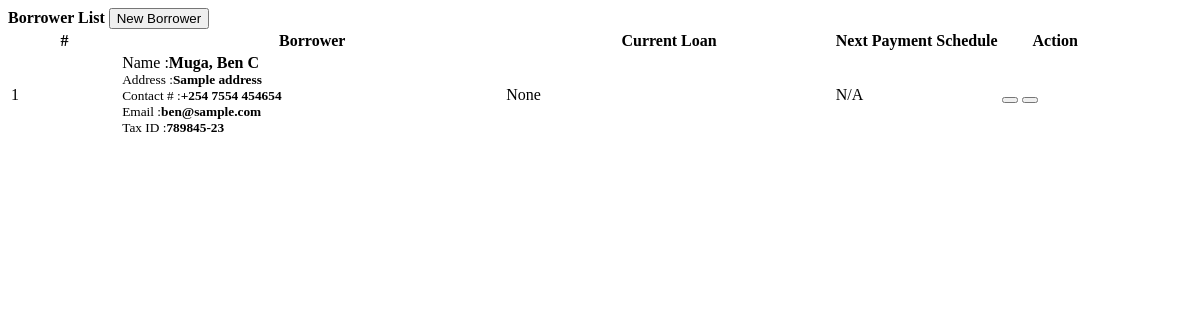
Page /borrowers.php on the earlier database version.
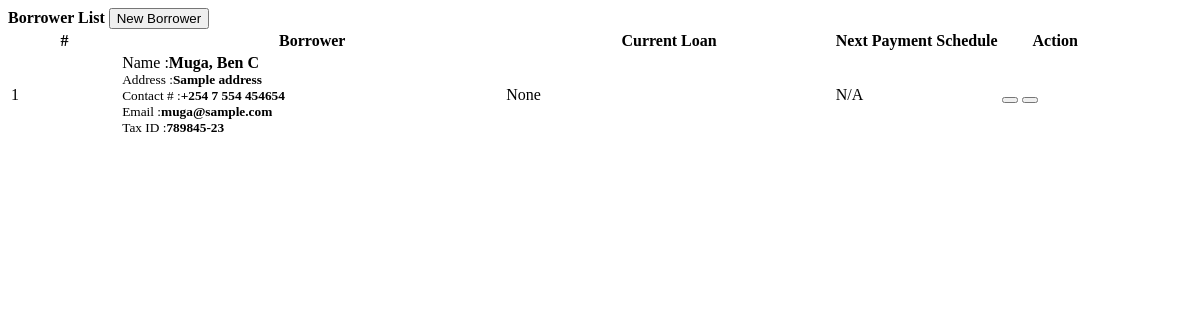
Same page on the later database version.
### tables this page shows
CREATE TABLE `borrowers` (
  `id` int(30) NOT NULL,
  `firstname` varchar(100) NOT NULL,
  `middlename` varchar(100) NOT NULL,
  `lastname` varchar(100) NOT NULL,
  `contact_no` varchar(30) NOT NULL,
  `address` text NOT NULL,
  `email` varchar(50) NOT NULL,
  `tax_id` varchar(50) NOT NULL,
  `date_created` int(11) NOT NULL
);

### borrowers.php (the view, shortened to what this page needs)
<?php include 'db_connect.php' ?>
<div class="container-fluid">
	<div class="col-lg-12">
		<div class="card">
			<div class="card-header">
				<large class="card-title">
					<b>Borrower List</b>
				</large>
				<button class="btn btn-primary btn-block col-md-2 float-right" type="button" id="new_borrower"><i class="fa fa-plus"></i> New Borrower</button>
			</div>
			<div class="card-body">
				<table class="table table-bordered" id="borrower-list">
					<colgroup>
						<col width="10%">
						<col width="35%">
						<col width="30%">
						<col width="15%">
						<col width="10%">
					</colgroup>
					<thead>
						<tr>
							<th class="text-center">#</th>
							<th class="text-center">Borrower</th>
							<th class="text-center">Current Loan</th>
							<th class="text-center">Next Payment Schedule</th>
							<th class="text-center">Action</th>
						</tr>
					</thead>
					<tbody>
						<?php
						$i = 1;
							$qry = $conn->query("SELECT * FROM borrowers order by id desc");
							while($row = $qry->fetch_assoc()):
						 ?>
						 <tr>
						 	<td class="text-center"><?php echo $i++ ?></td>
						 	<td>
						 		<p>Name :<b><?php echo ucwords($row['lastname'].", ".$row['firstname'].' '.$row['middlename']) ?></b></p>
						 		<p><small>Address :<b><?php echo $row['address'] ?></small></b></p>
						 		<p><small>Contact # :<b><?php echo $row['contact_no'] ?></small></b></p>
						 		<p><small>Email :<b><?php echo $row['email'] ?></small></b></p>
						 		<p><small>Tax ID :<b><?php echo $row['tax_id'] ?></small></b></p>
						 	</td>
						 	<td class="">None</td>
						 	<td class="">N/A</td>
						 	<td class="text-center">
						 			<button class="btn btn-outline-primary btn-sm edit_borrower" type="button" data-id="<?php echo $row['id'] ?>"><i class="fa fa-edit"></i></button>
						 			<button class="btn btn-outline-danger btn-sm delete_borrower" type="button" data-id="<?php echo $row['id'] ?>"><i class="fa fa-trash"></i></button>
						 	</td>
						 </tr>
						<?php endwhile; ?>
					</tbody>
				</table>
			</div>
		</div>
	</div>
</div>

Differences in the rows shown:
changed borrowers "Muga, Ben C": contact_no "+254 7554 454654" → "+254 7 554 454654"; email "ben@sample.com" → "muga@sample.com"
